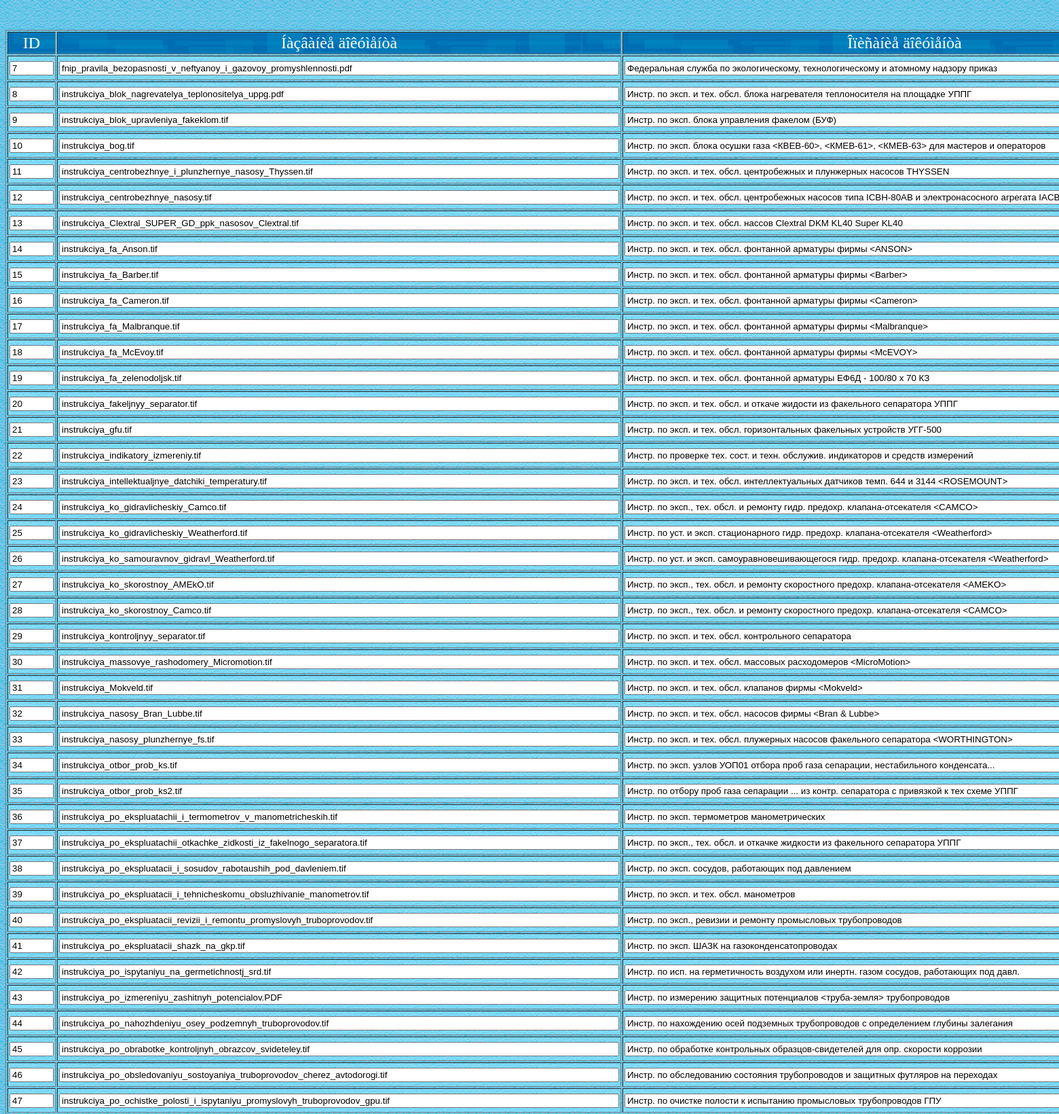
The app's page /document_editor.php (upper part) with its own data.
### tables this page shows
CREATE TABLE `ug_theory_documents` (
  `id` int(250) NOT NULL AUTO_INCREMENT,
  `name` varchar(250) NOT NULL,
  `description` text NOT NULL,
  PRIMARY KEY (`id`)
);

### document_editor.php (the view, shortened to what this page needs)
<html>
<head>
</head>
<body background=background2.jpg><br><br>
<center>
<?
$link = mysql_connect("10.25.8.8", "admin", "conect");
$retval = mysql_query("SELECT * FROM `ug_theory_documents` order by id", $link);
$i=0;
	echo "<table border=1 width=90% cellpadding=2>";
	echo "<tr>";
	echo "<td align=center background=background3.jpg><font color=white size=5>ID</font></td>";
	echo "<td align=center background=background3.jpg><font color=white size=5>Íàçâàíèå äîêóìåíòà</font></td>";
	echo "<td align=center background=background3.jpg><font color=white size=5>Îïèñàíèå äîêóìåíòà</font></td>";
	echo "</tr>";
	while($row = mysql_fetch_array($retval)) {
		$id = $row[0];
		$name = $row[1];
		$description = $row[2];
		echo "<tr>";
		echo "<td background=background.jpg><input type='text' name='id_$i' size=5 value='$id' readonly></td>";
		echo "<td background=background.jpg><input type='text' name='name_$i' size=100 value='$name' readonly></td>";
		echo "<td nowrap background=background.jpg><input type='text' name='n_$i' size=100 value='$description' readonly></td>";
		echo "</tr>";
		$i++;
	}
	echo "</table>";
?>
<br>
</center>
</body>
</html>

### records on screen
ug_theory_documents: id "7", name "fnip_pravila_bezopasnosti_v_neftyanoy_i_gazovoy_promyshlennosti.pdf", description "Федеральная служба по экологическому, технологическому и атомному надзору приказ"
ug_theory_documents: id "8", name "instrukciya_blok_nagrevatelya_teplonositelya_uppg.pdf", description "Инстр. по эксп. и тех. обсл. блока нагревателя теплоносителя на площадке УППГ"
ug_theory_documents: id "9", name "instrukciya_blok_upravleniya_fakeklom.tif", description "Инстр. по эксп. блока управления факелом (БУФ)"
ug_theory_documents: id "10", name "instrukciya_bog.tif", description "Инстр. по эксп. блока осушки газа <КВЕВ-60>, <КМЕВ-61>, <КМЕВ-63> для мастеров и операторов"
ug_theory_documents: id "11", name "instrukciya_centrobezhnye_i_plunzhernye_nasosy_Thyssen.tif", description "Инстр. по эксп. и тех. обсл. центробежных и плунжерных насосов THYSSEN"
ug_theory_documents: id "12", name "instrukciya_centrobezhnye_nasosy.tif", description "Инстр. по эксп. и тех. обсл. центробежных насосов типа ICBH-80AB и электронасосного агрегата IACBH-80A"
ug_theory_documents: id "13", name "instrukciya_Clextral_SUPER_GD_ppk_nasosov_Clextral.tif", description "Инстр. по эксп. и тех. обсл. нассов Clextral DKM KL40 Super KL40"
ug_theory_documents: id "14", name "instrukciya_fa_Anson.tif", description "Инстр. по эксп. и тех. обсл. фонтанной арматуры фирмы <ANSON>"
ug_theory_documents: id "15", name "instrukciya_fa_Barber.tif", description "Инстр. по эксп. и тех. обсл. фонтанной арматуры фирмы <Barber>"
ug_theory_documents: id "16", name "instrukciya_fa_Cameron.tif", description "Инстр. по эксп. и тех. обсл. фонтанной арматуры фирмы <Cameron>"
ug_theory_documents: id "17", name "instrukciya_fa_Malbranque.tif", description "Инстр. по эксп. и тех. обсл. фонтанной арматуры фирмы <Malbranque>"
ug_theory_documents: id "18", name "instrukciya_fa_McEvoy.tif", description "Инстр. по эксп. и тех. обсл. фонтанной арматуры фирмы <McEVOY>"
ug_theory_documents: id "19", name "instrukciya_fa_zelenodoljsk.tif", description "Инстр. по эксп. и тех. обсл. фонтанной арматуры ЕФ6Д - 100/80 х 70 КЗ"
ug_theory_documents: id "20", name "instrukciya_fakeljnyy_separator.tif", description "Инстр. по эксп. и тех. обсл. и откаче жидости из факельного сепаратора УППГ"
ug_theory_documents: id "21", name "instrukciya_gfu.tif", description "Инстр. по эксп. и тех. обсл. горизонтальных факельных устройств УГГ-500"
ug_theory_documents: id "22", name "instrukciya_indikatory_izmereniy.tif", description "Инстр. по проверке тех. сост. и техн. обслужив. индикаторов и средств измерений"
ug_theory_documents: id "23", name "instrukciya_intellektualjnye_datchiki_temperatury.tif", description "Инстр. по эксп. и тех. обсл. интеллектуальных датчиков темп. 644 и 3144 <ROSEMOUNT>"
ug_theory_documents: id "24", name "instrukciya_ko_gidravlicheskiy_Camco.tif", description "Инстр. по эксп., тех. обсл. и ремонту гидр. предохр. клапана-отсекателя <CAMCO>"
ug_theory_documents: id "25", name "instrukciya_ko_gidravlicheskiy_Weatherford.tif", description "Инстр. по уст. и эксп. стационарного гидр. предохр. клапана-отсекателя <Weatherford>"
ug_theory_documents: id "26", name "instrukciya_ko_samouravnov_gidravl_Weatherford.tif", description "Инстр. по уст. и эксп. самоуравновешивающегося гидр. предохр. клапана-отсекателя <Weatherford>"
ug_theory_documents: id "27", name "instrukciya_ko_skorostnoy_AMEkO.tif", description "Инстр. по эксп., тех. обсл. и ремонту скоростного предохр. клапана-отсекателя <AMEKO>"
ug_theory_documents: id "28", name "instrukciya_ko_skorostnoy_Camco.tif", description "Инстр. по эксп., тех. обсл. и ремонту скоростного предохр. клапана-отсекателя <CAMCO>"
ug_theory_documents: id "29", name "instrukciya_kontroljnyy_separator.tif", description "Инстр. по эксп. и тех. обсл. контрольного сепаратора"
ug_theory_documents: id "30", name "instrukciya_massovye_rashodomery_Micromotion.tif", description "Инстр. по эксп. и тех. обсл. массовых расходомеров <MicroMotion>"
ug_theory_documents: id "31", name "instrukciya_Mokveld.tif", description "Инстр. по эксп. и тех. обсл. клапанов фирмы <Mokveld>"
ug_theory_documents: id "32", name "instrukciya_nasosy_Bran_Lubbe.tif", description "Инстр. по эксп. и тех. обсл. насосов фирмы <Bran & Lubbe>"
ug_theory_documents: id "33", name "instrukciya_nasosy_plunzhernye_fs.tif", description "Инстр. по эксп. и тех. обсл. плужерных насосов факельного сепаратора <WORTHINGTON>"
ug_theory_documents: id "34", name "instrukciya_otbor_prob_ks.tif", description "Инстр. по эксп. узлов УОП01 отбора проб газа сепарации, нестабильного конденсата..."
ug_theory_documents: id "35", name "instrukciya_otbor_prob_ks2.tif", description "Инстр. по отбору проб газа сепарации ... из контр. сепаратора с привязкой к тех схеме УППГ"
ug_theory_documents: id "36", name "instrukciya_po_ekspluatachii_i_termometrov_v_manometricheskih.tif", description "Инстр. по эксп. термометров манометрических"
ug_theory_documents: id "37", name "instrukciya_po_ekspluatachii_otkachke_zidkosti_iz_fakelnogo_separatora.tif", description "Инстр. по эксп., тех. обсл. и откачке жидкости из факельного сепаратора УППГ"
ug_theory_documents: id "38", name "instrukciya_po_ekspluatacii_i_sosudov_rabotaushih_pod_davleniem.tif", description "Инстр. по эксп. сосудов, работающих под давлением"
ug_theory_documents: id "39", name "instrukciya_po_ekspluatacii_i_tehnicheskomu_obsluzhivanie_manometrov.tif", description "Инстр. по эксп. и тех. обсл. манометров"
ug_theory_documents: id "40", name "instrukciya_po_ekspluatacii_revizii_i_remontu_promyslovyh_truboprovodov.tif", description "Инстр. по эксп., ревизии и ремонту промысловых трубопроводов"
ug_theory_documents: id "41", name "instrukciya_po_ekspluatacii_shazk_na_gkp.tif", description "Инстр. по эксп. ШАЗК на газоконденсатопроводах"
ug_theory_documents: id "42", name "instrukciya_po_ispytaniyu_na_germetichnostj_srd.tif", description "Инстр. по исп. на герметичность воздухом или инертн. газом сосудов, работающих под давл."
ug_theory_documents: id "43", name "instrukciya_po_izmereniyu_zashitnyh_potencialov.PDF", description "Инстр. по измерению защитных потенциалов <труба-земля> трубопроводов"
ug_theory_documents: id "44", name "instrukciya_po_nahozhdeniyu_osey_podzemnyh_truboprovodov.tif", description "Инстр. по нахождению осей подземных трубопроводов с определением глубины залегания"
ug_theory_documents: id "45", name "instrukciya_po_obrabotke_kontroljnyh_obrazcov_svideteley.tif", description "Инстр. по обработке контрольных образцов-свидетелей для опр. скорости коррозии"
ug_theory_documents: id "46", name "instrukciya_po_obsledovaniyu_sostoyaniya_truboprovodov_cherez_avtodorogi.tif", description "Инстр. по обследованию состояния трубопроводов и защитных футляров на переходах"
ug_theory_documents: id "47", name "instrukciya_po_ochistke_polosti_i_ispytaniyu_promyslovyh_truboprovodov_gpu.tif", description "Инстр. по очистке полости к испытанию промысловых трубопроводов ГПУ"
